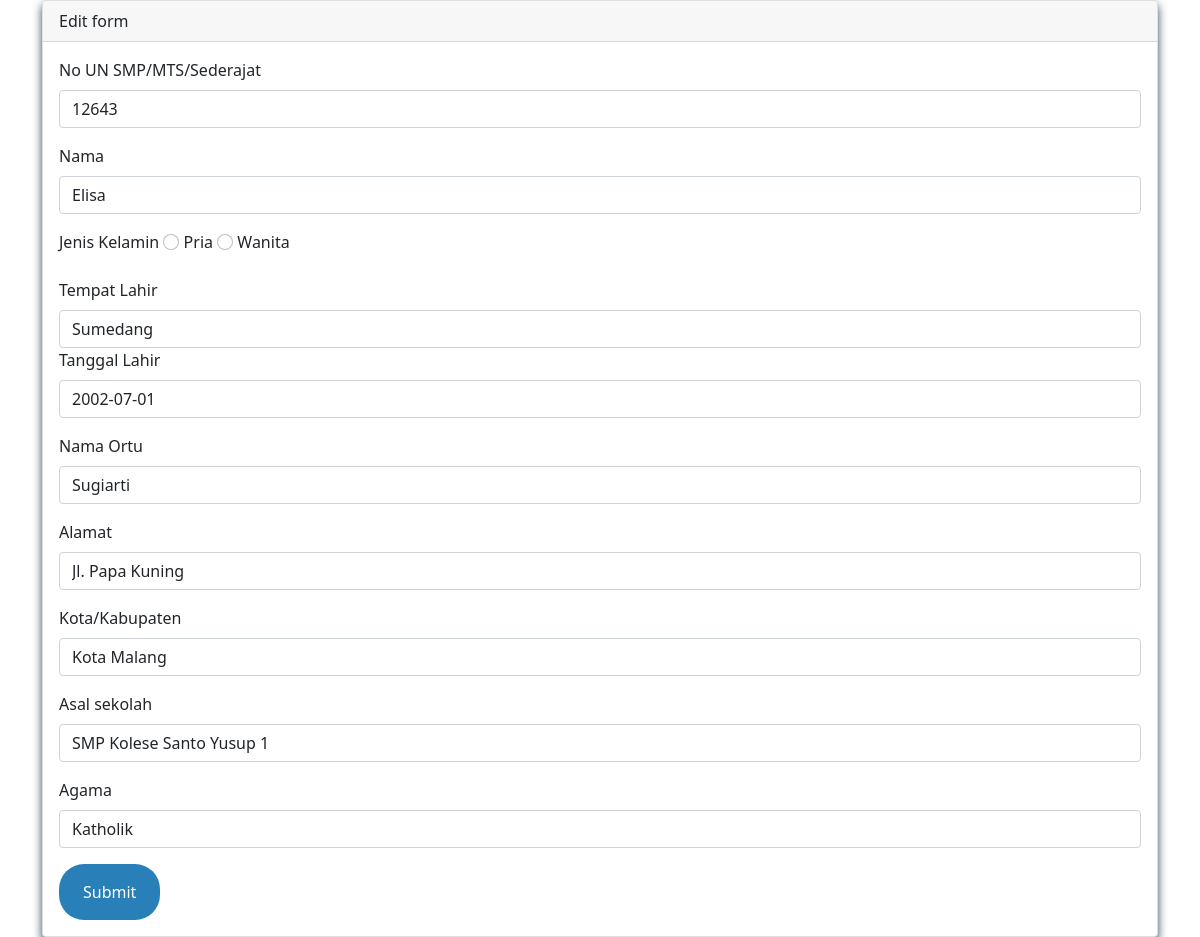
The app's page /editform.php?noun=12643 with its own data.
### tables this page shows
CREATE TABLE `biodata` (
  `noun` int(20) NOT NULL,
  `namalengkap` varchar(255) NOT NULL,
  `jk` varchar(5) NOT NULL,
  `tempatlahir` varchar(255) NOT NULL,
  `tanggallahir` date NOT NULL,
  `namaortu` varchar(255) NOT NULL,
  `alamat` text NOT NULL,
  `kotakab` varchar(255) NOT NULL,
  `asalsekolah` varchar(255) NOT NULL,
  `agama` varchar(255) NOT NULL
);

### editform.php (the view, shortened to what this page needs)
<!DOCTYPE html>
<html lang="en">
<head>
    <link rel="stylesheet" href="style/style.min.css">
    <link href="https://cdn.jsdelivr.net/npm/bootstrap@5.0.2/dist/css/bootstrap.min.css" rel="stylesheet">
</head>
<body>
    <?php
        include "connection.php";
        $noun = $_GET['noun'];
        $query = "SELECT * FROM biodata WHERE noun='$noun'";
        $result = mysqli_query($conn, $query);
    ?>
    <div class="container">
        <div class="card">
            <div class="card-header">
                Edit form
            </div>
            <div class="card-body">
                <form action="edit.php" method="GET">
                    <?php
                        while ($row = mysqli_fetch_array($result)) {
                    ?>
                    <div class="mb-3">
                        <label for="noun" class="form-label">No UN SMP/MTS/Sederajat</label>
                        <input class="form-control" type="text" name="noun" value="<?= $row['noun']; ?>">
                    </div>
                    <div class="mb-3">
                        <label for="nama" class="form-label">Nama</label>
                        <input class="form-control" type="text" name="nama" value="<?= $row['namalengkap']; ?>">
                    </div>
                    <div class="mb-3">
                        <label for="jk" class="form-label">Jenis Kelamin</label>
                        <input class="form-check-input" type="radio" name="jk" value="<?= $row['jk']; ?>"> Pria
                        <input class="form-check-input" type="radio" name="jk" value="<?= $row['jk']; ?>"> Wanita
                    </div>
                    <div class="mb-3">
                        <label for="tempat_lahir" class="form-label">Tempat Lahir</label>
                        <input class="form-control" type="text" name="tempat_lahir" value="<?= $row['tempatlahir']; ?>">
                        <label for="tanggal_lahir" class="form-label">Tanggal Lahir</label>
                        <input class="form-control" type="text" name="tanggal_lahir" value="<?= $row['tanggallahir']; ?>">
                    </div>
                    <div class="mb-3">
                        <label for="namaortu" class="form-label">Nama Ortu</label>
                        <input class="form-control" type="text" name="namaortu" value="<?= $row['namaortu']; ?>">
                    </div>
                    <div class="mb-3">
                        <label for="alamat" class="form-label">Alamat</label>
                        <input class="form-control" type="text" name="alamat" value="<?= $row['alamat']; ?>">
                    </div>
                    <div class="mb-3">
                        <label for="kotakab" class="form-label">Kota/Kabupaten</label>
                        <input class="form-control" type="text" name="kotakab" value="<?= $row['kotakab']; ?>">
                    </div>
                    <div class="mb-3">
                        <label for="asalsekolah" class="form-label">Asal sekolah</label>
                        <input class="form-control" type="text" name="asalsekolah" value="<?= $row['asalsekolah']; ?>">
                    </div>
                    <div class="mb-3">
                        <label for="agama" class="form-label">Agama</label>
                        <input class="form-control" type="text" name="agama" value="<?= $row['agama']; ?>">
                    </div>
                    <input type="submit" value="Submit">
                    <?php
                        }
                    ?>
                </form>
            </div>
        </div>
    </div>
</body>
</html>

### records on screen
biodata: noun "12643", nama "Elisa", tempat_lahir "Sumedang", tanggal_lahir "2002-07-01", namaortu "Sugiarti", alamat "Jl. Papa Kuning", kotakab "Kota Malang", asalsekolah "SMP Kolese Santo Yusup 1", agama "Katholik"
